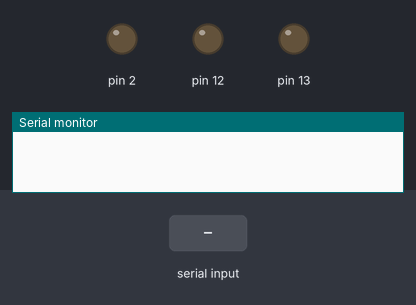
Simulated run of this sketch. Board: Arduino Uno, built with avr-gcc and run on an emulated ATmega328P. On the bench: output pins drawn as LEDs (lit = HIGH), the last lines printed to the serial monitor. The inputs (shaded band) are chosen by the test bench.

Above: at 1.2 s.
1.3 s: "a" received over the second serial link
At 1.9 s:
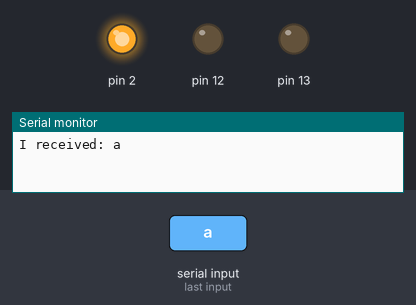
2.8 s: "b" received over the second serial link
At 3.1 s:
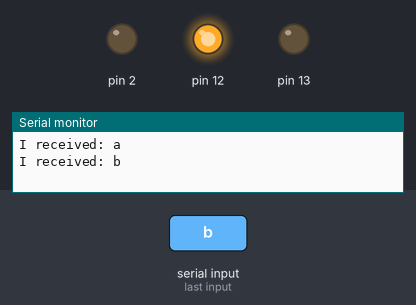
4.3 s: "c" received over the second serial link
At 5.4 s:
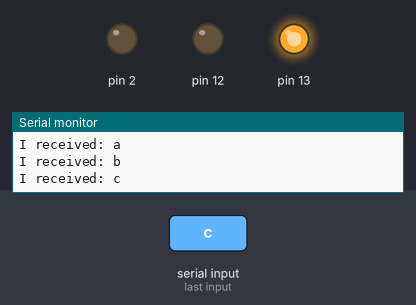
Timing chart, 0 to 7.3 s (numbered marks = the images above; inputs shaded):
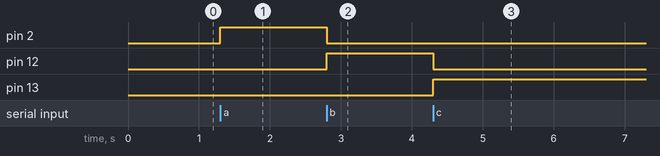

Measured:
- after the input at 1.3 s, pin 2: LOW → HIGH at once
- after the input at 2.8 s, pin 2: HIGH → LOW at once; pin 12: LOW → HIGH at once
- after the input at 4.3 s, pin 12: HIGH → LOW at once; pin 13: LOW → HIGH at once

The sketch:

chipKITbt.ino
```cpp
#include <SoftwareSerial.h>

SoftwareSerial portOne(10,11);

char incomingByte = 0; // for incoming serial data

void setup() {

  pinMode(2, OUTPUT);
  pinMode(12, OUTPUT);
  pinMode(13, OUTPUT);

  Serial.begin(9600);
  while (!Serial) {
    ; // wait for serial port to connect. Needed for native USB port only
  }
  portOne.begin(9600);
}

void loop() {
  // reply only when you receive data:

  /*digitalWrite(2, LOW);
  digitalWrite(12, LOW);
  digitalWrite(13, LOW);*/

  if (portOne.available() > 0) {
    // read the incoming byte:
    incomingByte = portOne.read();

    // say what you got:
    Serial.print("I received: ");
    Serial.println(incomingByte);


    if(incomingByte == 'a'){
            //Serial.println("Encendiendo");
            digitalWrite(2, HIGH);
            digitalWrite(12, LOW);
            digitalWrite(13, LOW);
          }
    else if(incomingByte == 'b'){
            //Serial.println("Apagando");
            digitalWrite(2, LOW);
            digitalWrite(12, HIGH);
            digitalWrite(13, LOW);
          }
    else if(incomingByte == 'c'){
            //Serial.println("Apagando");
            digitalWrite(2, LOW);
            digitalWrite(12, LOW);
            digitalWrite(13, HIGH);
          }
    else{
        digitalWrite(2, LOW);
        digitalWrite(12, LOW);
        digitalWrite(13, LOW);
    }
  }

}
```
